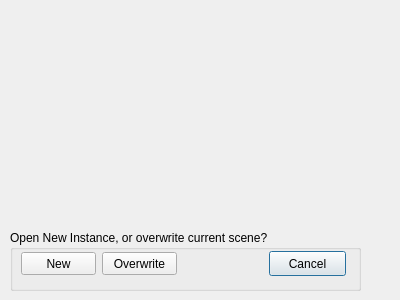
<?xml version="1.0" encoding="UTF-8"?>
<ui version="4.0">
 <class>OpenSceneFile</class>
 <widget class="QDialog" name="OpenSceneFile">
  <property name="geometry">
   <rect>
    <x>0</x>
    <y>0</y>
    <width>400</width>
    <height>300</height>
   </rect>
  </property>
  <property name="windowTitle">
   <string>Dialog</string>
  </property>
  <widget class="QGroupBox" name="groupBox">
   <property name="geometry">
    <rect>
     <x>10</x>
     <y>230</y>
     <width>351</width>
     <height>61</height>
    </rect>
   </property>
   <property name="title">
    <string>Open New Instance, or overwrite current scene?</string>
   </property>
   <widget class="QPushButton" name="newInstance">
    <property name="geometry">
     <rect>
      <x>11</x>
      <y>22</y>
      <width>75</width>
      <height>23</height>
     </rect>
    </property>
    <property name="text">
     <string>New</string>
    </property>
    <property name="autoDefault">
     <bool>false</bool>
    </property>
   </widget>
   <widget class="QPushButton" name="currentInstance">
    <property name="geometry">
     <rect>
      <x>92</x>
      <y>22</y>
      <width>75</width>
      <height>23</height>
     </rect>
    </property>
    <property name="text">
     <string>Overwrite</string>
    </property>
    <property name="autoDefault">
     <bool>false</bool>
    </property>
   </widget>
   <widget class="QPushButton" name="cancel">
    <property name="geometry">
     <rect>
      <x>259</x>
      <y>21</y>
      <width>77</width>
      <height>25</height>
     </rect>
    </property>
    <property name="text">
     <string>Cancel</string>
    </property>
    <property name="autoDefault">
     <bool>false</bool>
    </property>
    <property name="default">
     <bool>true</bool>
    </property>
   </widget>
  </widget>
 </widget>
 <tabstops>
  <tabstop>cancel</tabstop>
  <tabstop>newInstance</tabstop>
  <tabstop>currentInstance</tabstop>
 </tabstops>
 <resources/>
 <connections/>
</ui>
